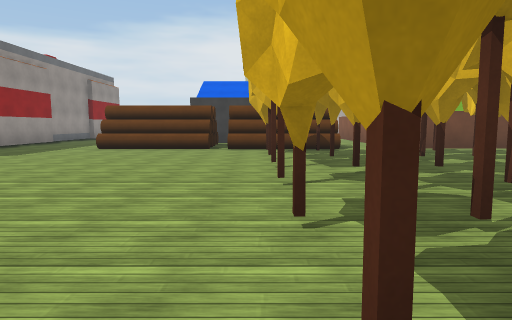
[1] (above)

24 first-person views from a walk through a Unity game level. The camera is 1.4 m above the floor, tilts 6° down and sees 75° across. The floor is counted in squares, 2 m on a side. Each view is taken from the middle of a square. On the plan, view 1 faces up. The plan holds only what a view shows up to about 10 squares ahead; the rest is blank. The place goes on beyond the plan. Surface patterns are stand-ins for the level's own textures.

[2]
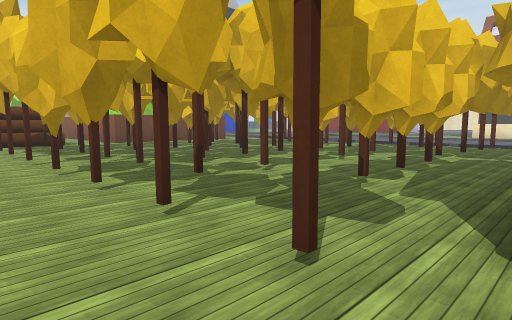

[3]
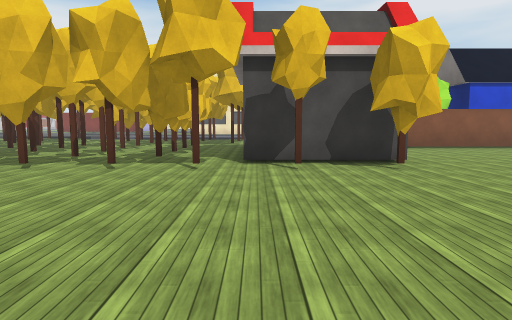

[4]
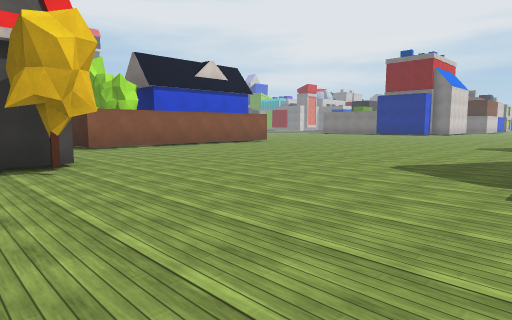

[5]
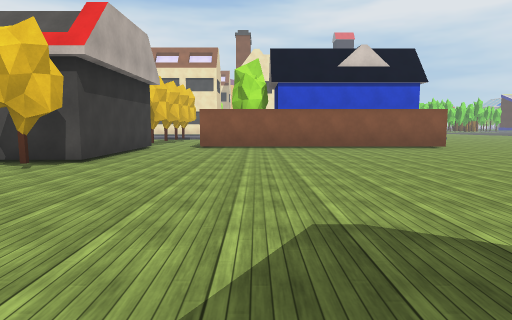

[6]
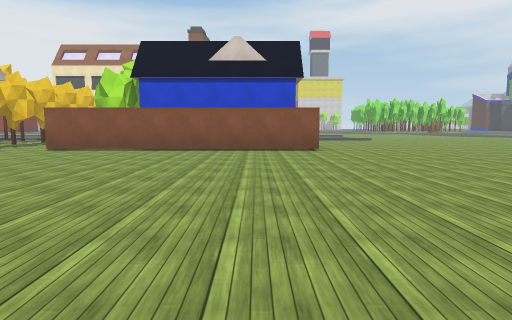

[7]
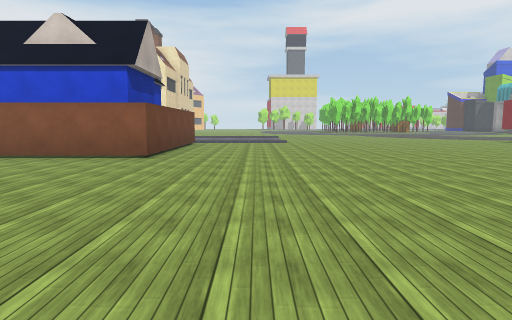

[8]
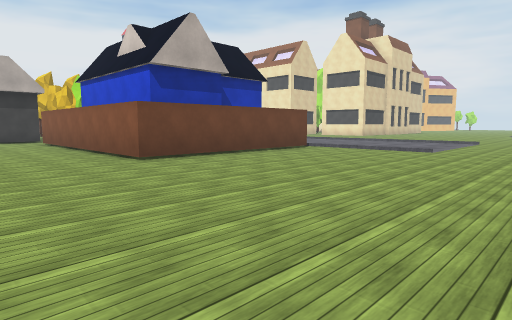

[9]
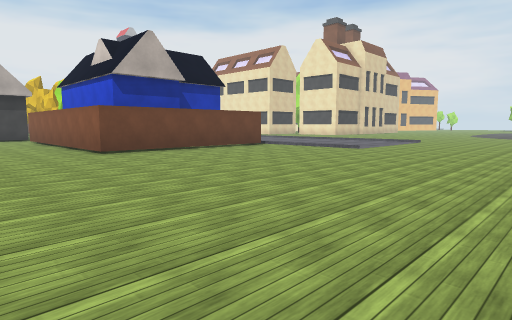

[10]
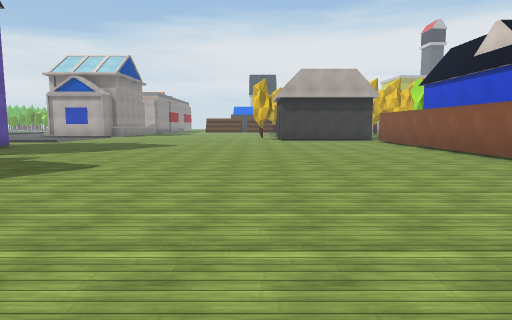

[11]
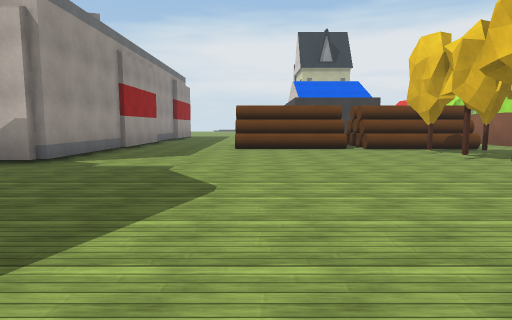

[12]
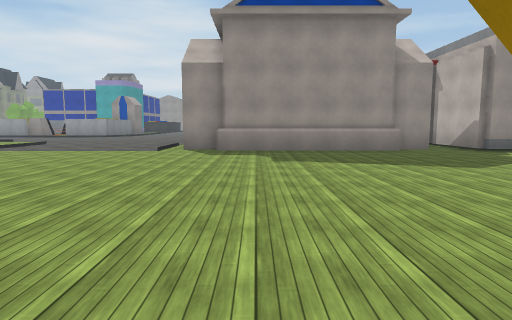

[13]
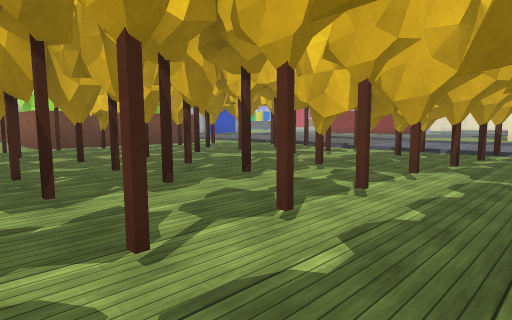

[14]
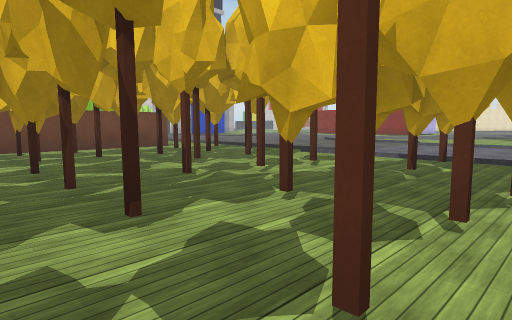

[15]
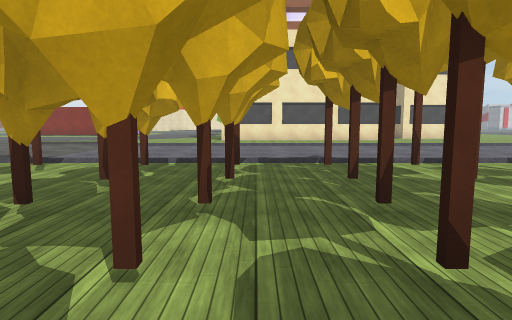

[16]
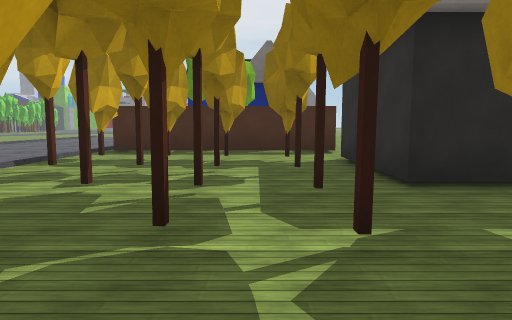

[17]
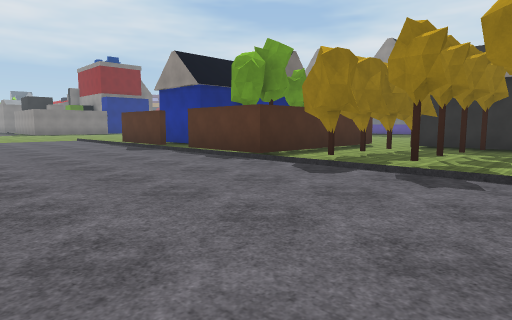

[18]
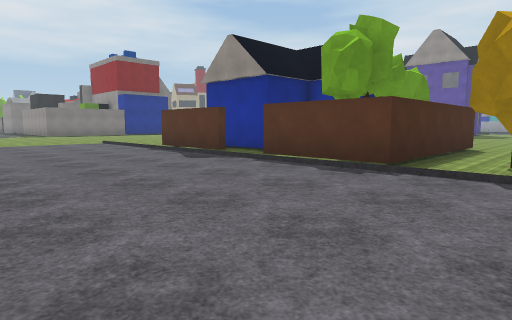

[19]
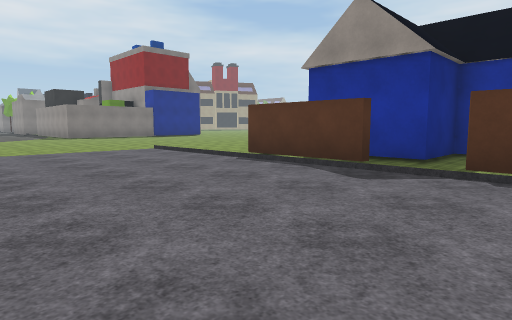

[20]
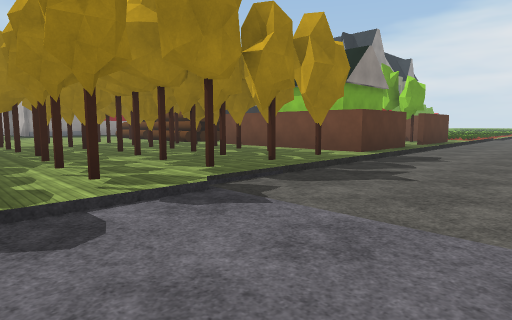

[21]
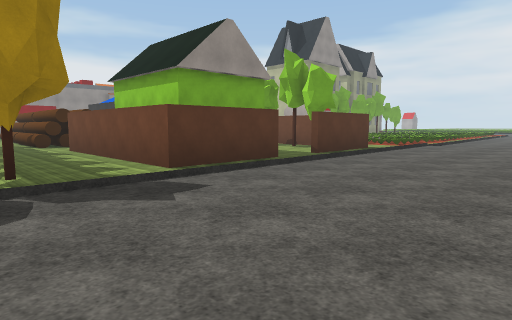

[22]
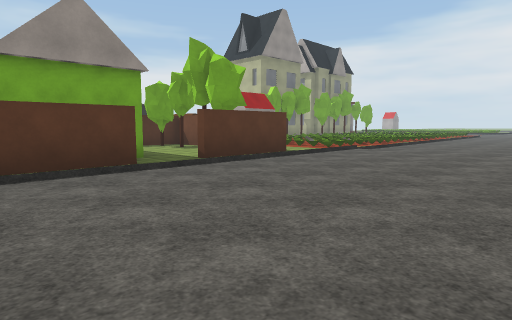

[23]
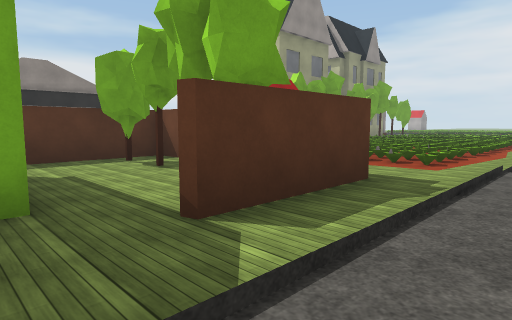

[24]
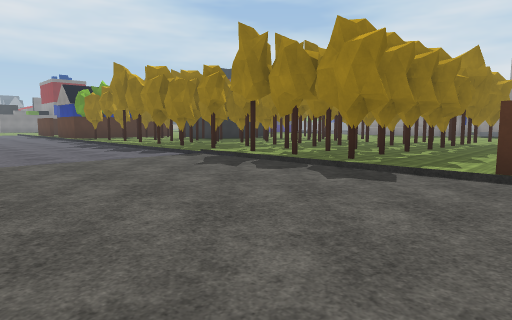

### Floor plan
Key: @ floor where view 1 was taken; # wall or solid block; x gap in a wall; . floor; O other object.
Columns run from 9 left of view 1 to 16 right of it. Each row starts with its distance up from view 1.
 17               OOOOOO.....
 16              O#....O.....
 15              O.....O.....
 14              O............
 13                   .O......
 12                    O......
 11              O     O......
 10  #...#######.OOOOOOO......
  9  #........................
  8  #........x#####...#......
  7  #.........#####..........
  6 ##...............###.....
  5 #...........####.###.....
  4 ##..........####.........
  3  #...............###.....
  2  #.......#..####.###.....
  1  #.......#..####.........
  0  #.......@.......###.....
 -1 ##.......#...x##.###.....
 -2 #........#.......###......
 -3 ..........#  ##...........
 -4 .........##   #...x.......
 -5 .........###  #...........
 -6 ...........#####.###......
 -7 ..  ...........OOOOO......
 -8     ..........OO....O.....
 -9     ..........OO   OO.....
-10      .........O    .O.....
-11   ............O ###.......
-12   ............O   #.O.....
-13    ...........O   #.O.....
-14    ...........O    OO....
-15     .....................
-16      ....................
-17       ...................
-18       ...................
-19        ..................
-20         ................
-21          . .............
-22            ...........
-23            .......
-24                 ..

Positions as (right, up) in squares from view 1, and headings:
1: (0, 0), facing up
2: (-1, -3), facing up-right
3: (-5, -3), facing right
4: (-5, -4), facing down-right
5: (-5, -9), facing right
6: (-4, -13), facing right
7: (-2, -17), facing right
8: (2, -21), facing up-right
9: (2, -23), facing up-right
10: (0, -21), facing up
11: (-4, 0), facing up
12: (1, 0), facing left
13: (2, -1), facing up-right
14: (4, 0), facing up-right
15: (5, 0), facing right
16: (7, 1), facing down
17: (16, -2), facing down-left
18: (16, -5), facing down-left
19: (16, -9), facing down-left
20: (14, 2), facing up-left
21: (15, 7), facing up-left
22: (16, 10), facing up-left
23: (12, 13), facing up-left
24: (16, 11), facing down-left
